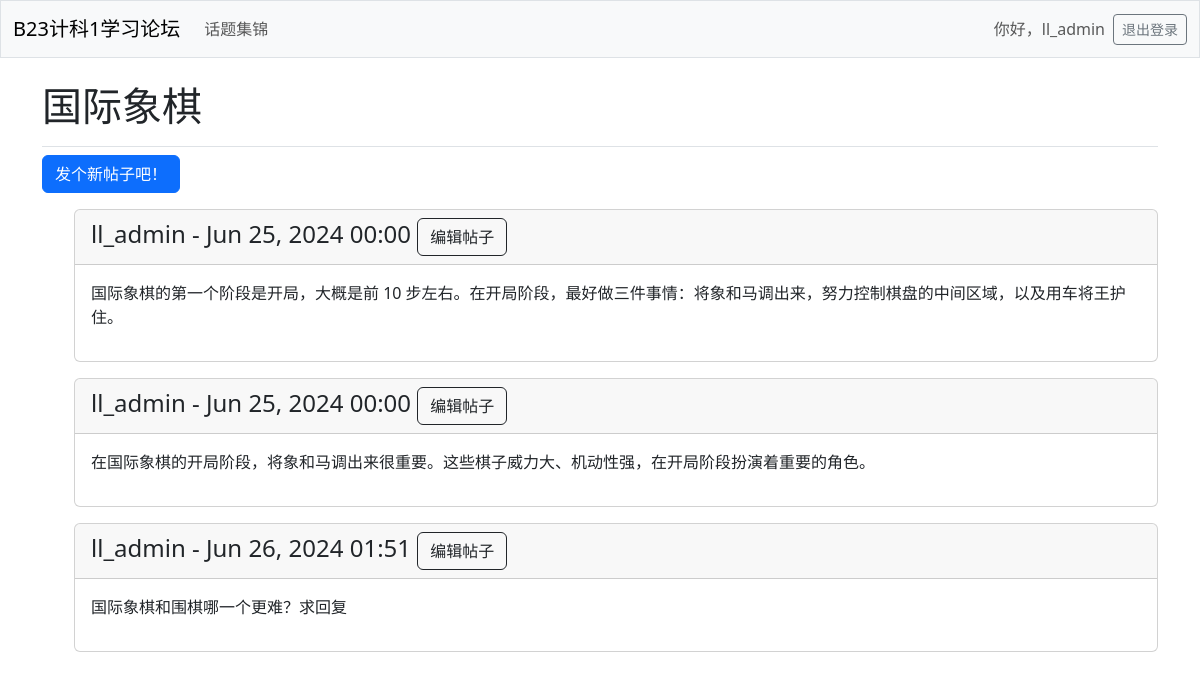
Page /topics/1/ (signed in) on the earlier database version.
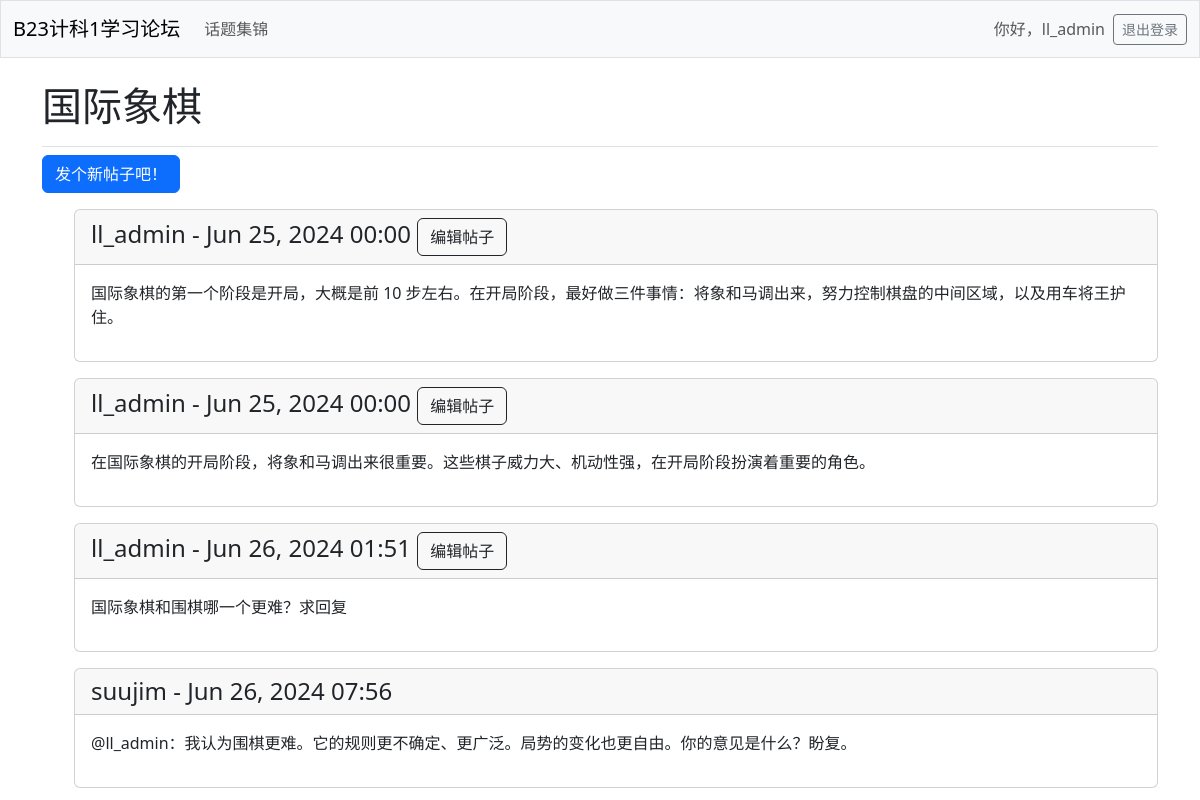
Same page on the later database version.
### learning_logs/models.py (models this page shows, shortened)
class Entry(models.Model):
    topic = models.ForeignKey(Topic, on_delete=models.CASCADE)
    text = models.TextField()
    date_added = models.DateTimeField(auto_now_add=True)
    owner = models.ForeignKey(User, on_delete=models.CASCADE)
    class Meta: # 用于管理额外信息
        verbose_name_plural = 'entries' # 表示多个条目，默认会是Entry，不符合英语语法

### learning_logs/views.py (the view)
# urls.py: path('topics/<int:topic_id>/', views.topic, name='topic'),
@login_required
def topic(request, topic_id):
    topic = Topic.objects.get(id=topic_id) # 获取指定id的topic
    entries = topic.entry_set.order_by('date_added') # 先展示新entry
    context = {'topic': topic, 'entries': entries}
    return render(request, 'learning_logs/topic.html', context)

### learning_logs/templates/learning_logs/topic.html
{% extends 'learning_logs/base.html' %}
{% block page_header %}
  <h1>{{ topic.text }}</h1>
{% endblock page_header %}
{% block content %}
  <p>
    <a class="btn btn-primary" href="{% url 'learning_logs:new_entry' topic.id %}">
      发个新帖子吧！
    </a>
  </p>
  <ul>
    {% for entry in entries %}
      <div class="card mb-3">
        <h4 class="card-header">
          {{ entry.owner }} -
          {{ entry.date_added|date:'M d, Y H:i' }}
          {% if user == entry.owner %}
          <small>
            <a class="btn btn-outline-dark" href="{% url 'learning_logs:edit_entry' entry.id %}">
              编辑帖子
            </a>
          </small>
          {% endif %}
        </h4>
        <div class="card-body">
          {{ entry.text|linebreaks }}
        </div>
      </div>
    {% empty %}
      <p>还没有人聊这个话题喔</p>
    {% endfor %}
{% endblock content %}

Differences in the rows shown:
added Entry: owner "suujim", date_added "Jun 26, 2024 07:56", text "@ll_admin：我认为围棋更难。它的规则更不确定、更广泛。局势的变化也更自由。你的意见是什么？盼复。"
